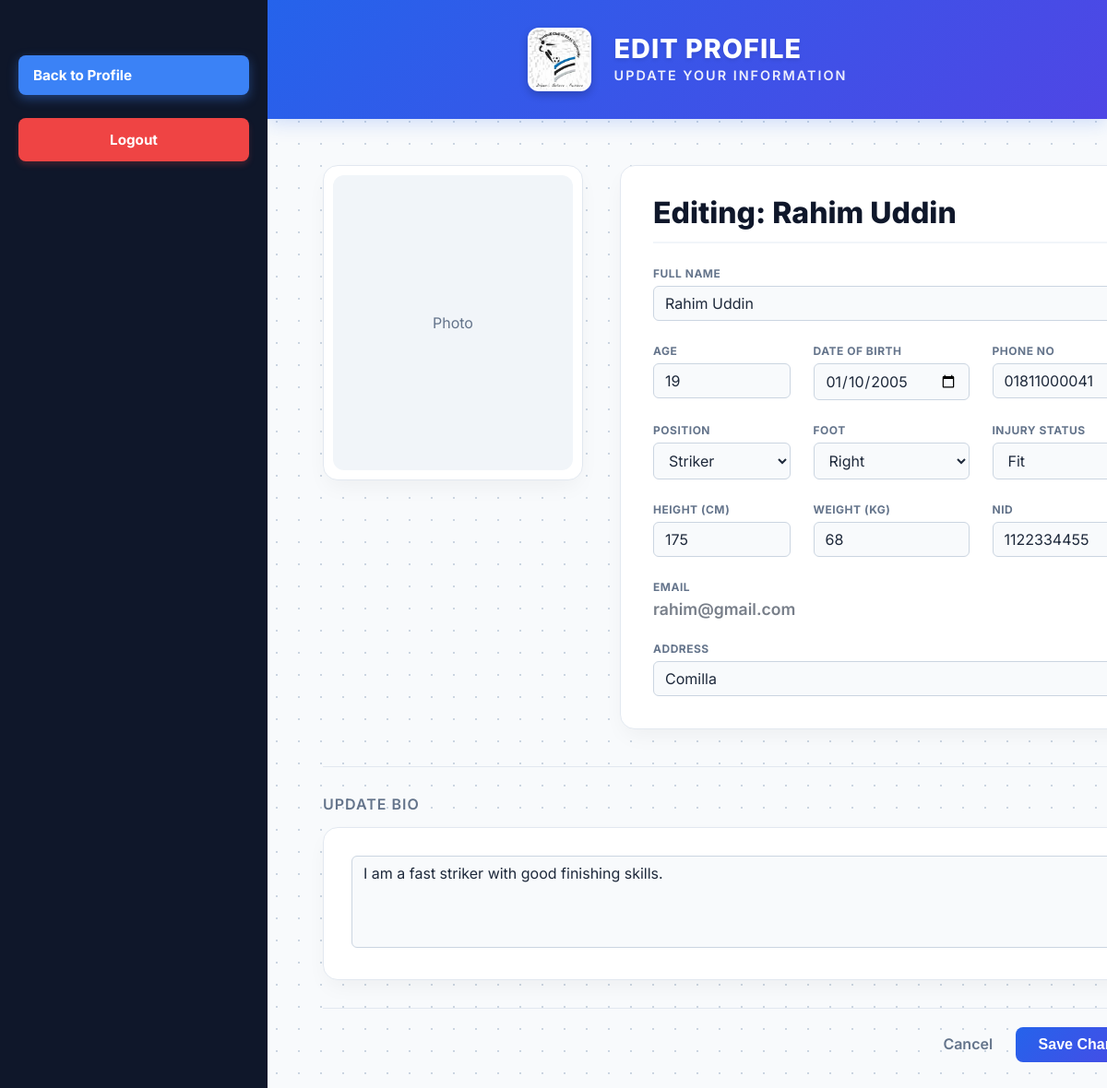
Screenshot of /codes/editPlayerProfile.php (signed in) with the database file from the repository.
### tables this page shows
CREATE TABLE `player` (
  `Player_ID` int(11) NOT NULL,
  `Position` varchar(50) DEFAULT NULL,
  `Preferred_foot` varchar(20) DEFAULT NULL,
  `Height` float DEFAULT NULL,
  `Weight` float DEFAULT NULL,
  `Current_Injury_Status` varchar(50) DEFAULT NULL
);

CREATE TABLE `users` (
  `User_ID` int(11) NOT NULL,
  `Name` varchar(100) NOT NULL,
  `Age` int(11) DEFAULT NULL,
  `NID` varchar(50) DEFAULT NULL,
  `Email` varchar(100) DEFAULT NULL,
  `Address` varchar(255) DEFAULT NULL,
  `Phone_No` varchar(20) DEFAULT NULL,
  `Date_of_Birth` date DEFAULT NULL,
  `salary` decimal(10,2) DEFAULT NULL,
  `contract_start_date` date DEFAULT NULL,
  `contract_end_date` date DEFAULT NULL,
  `Password` varchar(255) NOT NULL,
  `Role` varchar(20) NOT NULL
);

CREATE TABLE `scouted_player` (
  `Scouted_Player_ID` int(11) NOT NULL,
  `Scouted_Player_Experience` varchar(50) DEFAULT NULL,
  `Scouted_Player_Previous_Club` varchar(100) DEFAULT NULL,
  `Bio` text DEFAULT NULL,
  `Application_Status` varchar(50) DEFAULT 'Pending'
);

### codes/editPlayerProfile.php (the view, shortened to what this page needs)
<?php
require_once('dbconnect.php');
$user_id = $_SESSION['user_id'];
$role = $_SESSION['user_role'];
$query_base = "SELECT * FROM users u JOIN Player p ON u.User_ID = p.Player_ID WHERE u.User_ID = '$user_id'";
$result_base = mysqli_query($conn, $query_base);
$base = mysqli_fetch_assoc($result_base);
$bio_text = "";
if ($role == 'scouted_player') {
    $res = mysqli_query($conn, "SELECT Bio FROM Scouted_Player WHERE Scouted_Player_ID='$user_id'");
    $row = mysqli_fetch_assoc($res);
    $bio_text = $row['Bio'];
}
?>
<!DOCTYPE html>
<html lang="en">
<head>
    <link rel="stylesheet" href="playerProfile.css">
    <link rel="stylesheet" href="editPlayerProfile.css">
</head>
<body>
    <div class="dashboard-container">
        <aside class="sidebar">
            <nav class="sidebar-nav">
                <a href="playerProfile.php" class="nav-item active">Back to Profile</a>
                <a href="logout.php" class="nav-item logout-link">Logout</a>
            </nav>
        </aside>
        <div class="main-content">
            <header class="top-header">
                <div class="brand-group">
                    <img src="images/bufc-logo.jpg" alt="Logo" class="header-logo">
                    <div class="header-text-group">
                        <h1>EDIT PROFILE</h1>
                        <p class="slogan">Update your information</p>
                    </div>
                </div>
            </header>
            <div class="profile-container fade-in">
                <form method="POST" action="">
                    <div class="top-section">
                        <div class="photo-box">
                            <div class="photo-placeholder">
                            </div>
                        </div>
                        <div class="details-box">
                            <div class="details-header">
                                <div class="header-left-group">
                                    <h2 class="player-name">Editing: <?php echo htmlspecialchars($base['Name']); ?></h2>
                                </div>
                            </div>
                            <div class="info-grid">
                                <div class="info-item full">
                                    <label>Full Name</label>
                                    <input type="text" name="name" class="edit-input"
                                        value="<?php echo htmlspecialchars($base['Name']); ?>" required>
                                </div>
                                <div class="info-item">
                                    <label>Age</label>
                                    <input type="number" name="age" class="edit-input"
                                        value="<?php echo htmlspecialchars($base['Age']); ?>" required>
                                </div>
                                <div class="info-item">
                                    <label>Date of Birth</label>
                                    <input type="date" name="dob" class="edit-input"
                                        value="<?php echo htmlspecialchars($base['Date_of_Birth']); ?>" required>
                                </div>
                                <div class="info-item">
                                    <label>Phone No</label>
                                    <input type="text" name="phone" class="edit-input"
                                        value="<?php echo htmlspecialchars($base['Phone_No']); ?>" required>
                                </div>
                                <div class="info-item">
                                    <label>Position</label>
                                    <?php if ($role == 'regular_player'): ?>
                                        <div class="val readonly"><?php echo $base['Position']; ?></div>
                                        <div class="readonly-msg">Contact Coach to change</div>
                                    <?php else: ?>
                                        <select name="position" class="edit-input">
                                            <option value="<?php echo $base['Position']; ?>" selected>
                                                <?php echo $base['Position']; ?>
                                            </option>
                                        </select>
                                    <?php endif; ?>
                                </div>
                                <div class="info-item">
                                    <label>Foot</label>
                                    <select name="foot" class="edit-input">
                                        <option value="<?php echo $base['Preferred_foot']; ?>" selected>
                                            <?php echo $base['Preferred_foot']; ?>
                                        </option>
                                    </select>
                                </div>
                                <div class="info-item">
                                    <label>Injury Status</label>
                                    <?php if ($role == 'scouted_player'): ?>
                                        <select name="injury_status" class="edit-input">
                                            <option value="<?php echo $base['Current_Injury_Status']; ?>" selected>
                                                <?php echo $base['Current_Injury_Status']; ?>
                                            </option>
                                        </select>
                                    <?php else: ?>
                                        <div class="val readonly"><?php echo $base['Current_Injury_Status']; ?></div>
                                        <div class="readonly-msg">Only Physio can update</div>
                                    <?php endif; ?>
                                </div>
                                <div class="info-item">
                                    <label>Height (cm)</label>
                                    <input type="number" name="height" step="0.1" class="edit-input"
                                        value="<?php echo htmlspecialchars($base['Height']); ?>" required>
                                </div>
                                <div class="info-item">
                                    <label>Weight (kg)</label>
                                    <input type="number" name="weight" step="0.1" class="edit-input"
                                        value="<?php echo htmlspecialchars($base['Weight']); ?>" required>
                                </div>
                                <div class="info-item">
                                    <label>NID</label>
                                    <input type="text" name="nid" class="edit-input"
                                        value="<?php echo htmlspecialchars($base['NID']); ?>">
                                </div>
                                <div class="info-item full">
                                    <label>Email</label>
                                    <div class="val readonly"><?php echo htmlspecialchars($base['Email']); ?></div>
                                </div>
                                <div class="info-item full">
                                    <label>Address</label>
                                    <input type="text" name="address" class="edit-input"
                                        value="<?php echo htmlspecialchars($base['Address']); ?>">
                                </div>
                            </div>
                        </div>
                    </div>
                    <hr class="divider-line">
                    <?php if ($role == 'scouted_player'): ?>
                        <div class="bottom-section">
                            <h3>Update Bio</h3>
                            <div class="info-content">
                                <textarea name="bio" class="edit-input"
                                    style="min-height: 100px; resize: vertical; width: 100%;"><?php echo htmlspecialchars($bio_text); ?></textarea>
                            </div>
                        </div>
                    <?php endif; ?>
                    <div class="form-actions">
                        <a href="playerProfile.php" class="cancel-btn">Cancel</a>
                        <button type="submit" class="save-btn">Save Changes</button>
                    </div>
                </form>
            </div>
        </div>
    </div>
</body>
</html>

### codes/playerProfile.css (style rules this page uses)
:root { --brand-blue: #3b82f6; --brand-dark: #0f172a; --brand-gradient: linear-gradient(135deg, #2563eb 0%, #4f46e5 100%); --bg-main: #f8fafc; --text-main: #1e293b; --text-muted: #64748b; --border-color: #e2e8f0; }
body { margin: 0; font-family: "Inter", sans-serif; height: 100vh; overflow: hidden; color: var(--text-main); background-color: var(--bg-main); background-image: radial-gradient(#cbd5e1 1px, transparent 1px); background-size: 24px 24px; }
.dashboard-container { display: flex; height: 100vh; width: 100%; }
.sidebar { width: 250px; background-color: var(--brand-dark); display: flex; flex-direction: column; padding: 60px 20px 40px 20px; flex-shrink: 0; color: white; }
.sidebar-nav { display: flex; flex-direction: column; gap: 25px; }
.nav-item { text-decoration: none; color: #94a3b8; padding: 12px 16px; font-size: 0.95rem; font-weight: 500; transition: all 0.2s ease; border-radius: 8px; text-align: left; }
.nav-item.active { background-color: var(--brand-blue); color: white; font-weight: 700; box-shadow: 0 4px 12px rgba(59, 130, 246, 0.4); }
.logout-link { margin-top: auto; background-color: #ef4444; color: white !important; padding: 14px 16px; border-radius: 8px; text-align: center; font-weight: 700; box-shadow: 0 4px 6px rgba(239, 68, 68, 0.2); transition: all 0.2s ease; }
.main-content { flex-grow: 1; display: flex; flex-direction: column; overflow-y: auto; }
.top-header { background: var(--brand-gradient); padding: 30px 0; display: flex; justify-content: center; align-items: center; box-shadow: 0 4px 20px rgba(37, 99, 235, 0.2); position: sticky; top: 0; z-index: 50; color: white; }
.brand-group { display: flex; align-items: center; gap: 25px; }
.header-logo { width: 65px; height: 65px; border-radius: 12px; object-fit: cover; background: white; padding: 2px; box-shadow: 0 4px 10px rgba(0, 0, 0, 0.2); }
.header-text-group { text-align: left; }
.header-text-group h1 { margin: 0; font-size: 1.8rem; font-weight: 800; color: white; letter-spacing: 1px; line-height: 1; text-transform: uppercase; text-shadow: 0 2px 4px rgba(0, 0, 0, 0.1); }
.slogan { margin: 6px 0 0 0; color: rgba(255, 255, 255, 0.9); font-size: 0.9rem; font-weight: 600; text-transform: uppercase; letter-spacing: 2px; }
.profile-container { padding: 50px 60px; max-width: 1100px; margin: 0 auto; width: 100%; }
.fade-in { animation: fadeIn 0.6s ease-out; }
.top-section { display: flex; gap: 40px; margin-bottom: 40px; }
.photo-box, .details-box, .info-content { background: white; border-radius: 16px; box-shadow: 0 10px 25px -5px rgba(0, 0, 0, 0.05), 0 8px 10px -6px rgba(0, 0, 0, 0.01); border: 1px solid var(--border-color); }
.photo-box { width: 260px; height: 320px; padding: 10px; display: flex; align-items: center; justify-content: center; }
.photo-placeholder { width: 100%; height: 100%; background-color: #f1f5f9; border-radius: 12px; display: flex; align-items: center; justify-content: center; color: var(--text-muted); overflow: hidden; }
.details-box { flex: 1; padding: 35px; display: flex; flex-direction: column; }
.details-header { display: flex; justify-content: space-between; align-items: flex-start; margin-bottom: 25px; padding-bottom: 15px; border-bottom: 2px solid #f1f5f9; }
.player-name { margin: 0; font-size: 2rem; font-weight: 800; color: var(--brand-dark); }
.info-grid { display: grid; grid-template-columns: repeat(3, 1fr); gap: 25px; }
.info-item label { display: block; font-size: 0.75rem; color: var(--text-muted); font-weight: 700; text-transform: uppercase; margin-bottom: 6px; letter-spacing: 0.5px; }
.info-item .val { font-size: 1.1rem; font-weight: 600; color: var(--text-main); }
.info-item.full { grid-column: 1 / -1; }
.divider-line { border: 0; height: 1px; background: #e2e8f0; margin: 30px 0; }
.bottom-section h3 { color: var(--text-muted); font-size: 1rem; font-weight: 600; margin-bottom: 15px; text-transform: uppercase; letter-spacing: 1px; }
.info-content { padding: 30px; }
.details-header { display: flex; justify-content: space-between; align-items: center; border-bottom: 2px solid #f1f5f9; padding-bottom: 15px; margin-bottom: 25px; }
.header-left-group { display: flex; flex-direction: column; gap: 5px; }

### rows the page displays
player: Player_ID.Name "Rahim Uddin", name "Rahim Uddin", age "19", dob "01/10/2005", phone "01811000041", position "Striker", foot "Right", injury_status "Fit", height "175", weight "68", nid "1122334455", Player_ID.Email "rahim@gmail.com", address "Comilla"
scouted_player: bio "I am a fast striker with good finishing skills."
